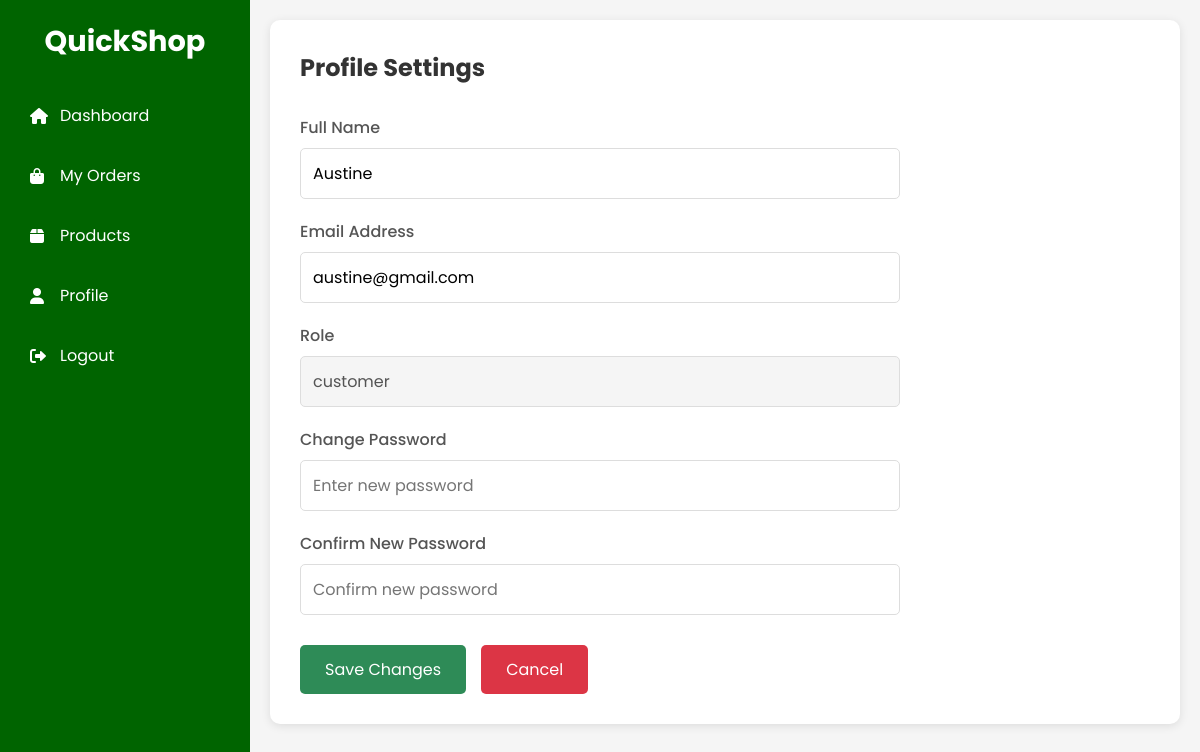
Page /view/profile.php (signed in) on the committed database.
### tables this page shows
CREATE TABLE `users` (
  `userID` int(11) NOT NULL,
  `name` varchar(52) NOT NULL,
  `email` varchar(52) NOT NULL,
  `password` varchar(256) NOT NULL,
  `role` enum('administrator','customer','sales','inventory') NOT NULL
);

### view/profile.php (the view, shortened to what this page needs)
<?php
include '../db/db_connect.php';
$userID = $_SESSION['user_id'] ?? null;
$stmt = $conn->prepare("SELECT name, email, role FROM users WHERE userID = ?");
$stmt->bind_param("i", $userID);
$stmt->execute();
$result = $stmt->get_result();
$userData = $result->fetch_assoc();
?>
<!DOCTYPE html>
<html lang="en">
<head>
    <link href="https://cdnjs.cloudflare.com/ajax/libs/font-awesome/6.0.0/css/all.min.css" rel="stylesheet">
    <link rel="stylesheet" href="../assets/css/profile.css">
</head>
<body>
<div class="sidebar">
    <div class="logo">QuickShop</div>
    <ul class="nav-links">
        <li><a href="admin/dashboard.php"><i class="fas fa-home"></i>Dashboard</a></li>
        <li><a href="orders.php"><i class="fas fa-shopping-bag"></i>My Orders</a></li>
        <li><a href="products.php"><i class="fas fa-box"></i>Products</a></li>
        <li><a href="profile.php" class="active"><i class="fas fa-user"></i>Profile</a></li>
        <li><a href="../actions/logout.php" onclick="event.preventDefault(); logoutUser();">
                <i class="fas fa-sign-out-alt"></i>Logout
            </a></li>    </ul>
</div>
<div class="main-content">
    <div class="profile-section">
        <h2 class="section-title">Profile Settings</h2>
        <form class="profile-form" id="profileForm" method="POST">
            <div class="form-group">
                <label for="name">Full Name</label>
                <input type="text" id="name" name="name" value="<?php echo htmlspecialchars($userData['name'] ?? ''); ?>" required>
            </div>
            <div class="form-group">
                <label for="email">Email Address</label>
                <input type="email" id="email" name="email" value="<?php echo htmlspecialchars($userData['email'] ?? ''); ?>" required>
            </div>
            <div class="form-group">
                <label for="role">Role</label>
                <input type="text" id="role" value="<?php echo htmlspecialchars($userData['role'] ?? ''); ?>" disabled>
            </div>
            <div class="form-group">
                <label for="password">Change Password</label>
                <input type="password" id="password" name="password" placeholder="Enter new password">
            </div>
            <div class="form-group">
                <label for="confirmPassword">Confirm New Password</label>
                <input type="password" id="confirmPassword" name="confirmPassword" placeholder="Confirm new password">
            </div>
            <div class="action-buttons">
                <button type="submit" class="save-button">Save Changes</button>
                <button type="button" class="cancel-button" onclick="window.location.href='dashboard.php'">Cancel</button>
            </div>
        </form>
    </div>
</div>
</body>
</html>

### assets/css/profile.css (style rules this page uses)
:root { --primary-green: #2E8B57; --light-green: #98FB98; --silver: #C0C0C0; --white: #FFFFFF; --dark-green: #006400; }
* { margin: 0; padding: 0; box-sizing: border-box; font-family: 'Poppins', sans-serif; }
body { min-height: 100vh; background: #f5f5f5; display: flex; }
.sidebar { width: 250px; background: var(--dark-green); padding: 20px; color: white; }
.logo { font-size: 1.8rem; font-weight: 700; color: var(--white); text-align: center; margin-bottom: 30px; }
.nav-links { list-style: none; }
.nav-links li { margin-bottom: 15px; }
.nav-links a { color: white; text-decoration: none; display: flex; align-items: center; padding: 10px; border-radius: 5px; transition: all 0.3s; }
.nav-links i { margin-right: 10px; width: 20px; }
.main-content { flex: 1; padding: 20px; }
.profile-section { background: white; padding: 30px; border-radius: 10px; box-shadow: 0 2px 10px rgba(0,0,0,0.1); }
.section-title { font-size: 1.5rem; color: #333; margin-bottom: 30px; }
.profile-form { max-width: 600px; }
.form-group { margin-bottom: 20px; }
.form-group label { display: block; margin-bottom: 8px; color: #555; font-weight: 500; }
.form-group input, .form-group select { width: 100%; padding: 12px; border: 1px solid #ddd; border-radius: 5px; font-size: 1rem; }
.form-group input:disabled { background-color: #f5f5f5; cursor: not-allowed; }
.action-buttons { display: flex; gap: 15px; margin-top: 30px; }
.save-button { background: var(--primary-green); color: white; padding: 12px 25px; border-radius: 5px; border: none; cursor: pointer; font-size: 1rem; transition: background-color 0.3s; }
.cancel-button { background: #dc3545; color: white; padding: 12px 25px; border-radius: 5px; border: none; cursor: pointer; font-size: 1rem; transition: background-color 0.3s; }

### rows in the picture
users: name "Austine", email "austine@gmail.com", role "customer"
